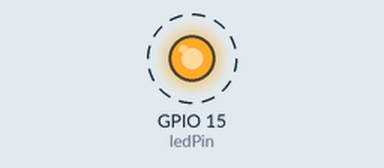
Recording of a sketch running on a simulated ESP32-C6. Shown: output pins drawn as LEDs (lit = HIGH). Dashed ring = blinking. What the sketch prints to the serial monitor is not drawn.

Above: at 0.5 s.
Timing chart, 0 to 4.6 s (numbered marks = the images above):
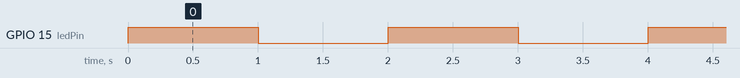

Measured:
- by itself, GPIO 15 (ledPin): alternates HIGH for 1.0 s and LOW for 1.0 s

The sketch:

main.ino
```cpp
const int ledPin = 15;

void setup() {
  // 设置引脚为输出模式
  pinMode(ledPin, OUTPUT);
  Serial.begin(9600);
}

void loop() {
  Serial.println("Hello from Arduino!");
  digitalWrite(ledPin, HIGH);
  delay(1000);
  digitalWrite(ledPin, LOW);
  delay(1000);
}
```
